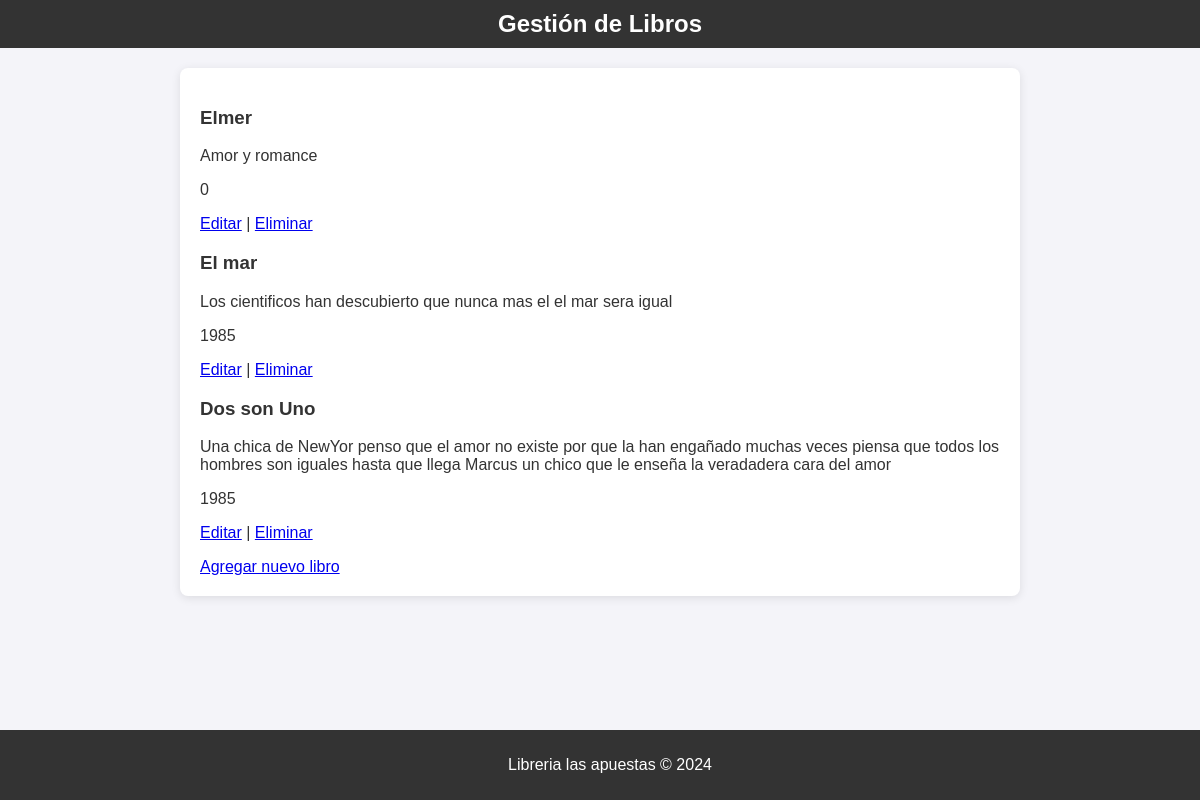
/up_crud_mvc/index.php, run on the app's committed database.
### tables this page shows
CREATE TABLE `book` (
  `ID_BOOK` bigint(20) NOT NULL,
  `TITLE` varchar(255) NOT NULL,
  `DESCRIPTION` varchar(255) DEFAULT NULL,
  `YEAR_PUBLICATION` year(4) DEFAULT NULL,
  `ID_AUTHOR` bigint(20) DEFAULT NULL,
  `ID_GENRE` bigint(20) DEFAULT NULL
);

### up_crud_mvc/models/BookModel.php (called while the page is built, shortened)
<?php
require_once 'config/database.php';
class BookModel {
    public static function getAllBooks() {
        global $pdo;
        $stmt = $pdo->query("SELECT * FROM book");
        return $stmt->fetchAll(PDO::FETCH_ASSOC);
    }
}

### up_crud_mvc/controller/BookController.php (called while the page is built, shortened)
<?php
require_once 'models/BookModel.php';
class BookController {
    public function index() {
        $books = BookModel::getAllBooks();
        include 'views/bookList.php';
    }
}

### up_crud_mvc/views/bookList.php (the view)
<?php foreach ($books as $book): ?>
    <div>
        <h3><?php echo $book['TITLE']; ?></h3>
        <p><?php echo $book['DESCRIPTION']; ?></p>
        <p><?php echo $book['YEAR_PUBLICATION']; ?></p>
        <p><a href="index.php?action=update&id=<?php echo $book['ID_BOOK']; ?>">Editar</a> |
        <a href="index.php?action=delete&id=<?php echo $book['ID_BOOK']; ?>">Eliminar</a></p>
    </div>
<?php endforeach; ?>
<a href="index.php?action=create">Agregar nuevo libro</a>

### up_crud_mvc/index.php (shortened to what this page needs)
<!DOCTYPE html>
<html lang="en">
<head>
    <link rel="stylesheet" href="Css/Estilo1.css">
</head>
<body>
    <header>
        <h1>Gestión de Libros</h1>
    </header>
    <div class="container">
        <?php
        require_once 'controller/BookController.php';
        $action = isset($_GET['action']) ? $_GET['action'] : 'index';
        $id = isset($_GET['id']) ? $_GET['id'] : null;
        $controller = new BookController();
        if ($action == 'create') {
            $controller->create();
        } elseif ($action == 'update' && $id) {
            $controller->update($id);
        } elseif ($action == 'delete' && $id) {
            $controller->delete($id);
        } else {
            $controller->index();
        }
        ?>
    </div>
    <footer>
        <p>Libreria las apuestas &copy; 2024</p>
    </footer>
</body>
</html>

### up_crud_mvc/Css/Estilo1.css (style rules this page uses)
body { font-family: Arial, sans-serif; background-color: #f4f4f9; margin: 0; padding: 0; color: #333; }
header { background-color: #333; color: #fff; padding: 10px 20px; text-align: center; }
header h1 { margin: 0; font-size: 24px; }
.container { max-width: 800px; margin: 20px auto; background: #fff; padding: 20px; box-shadow: 0 2px 10px rgba(0, 0, 0, 0.1); border-radius: 8px; }
footer { text-align: center; padding: 10px; background-color: #333; color: #fff; position: fixed; bottom: 0; width: 100%; }

### data on the page
book: TITLE "Elmer", DESCRIPTION "Amor y romance", YEAR_PUBLICATION "0"
book: TITLE "El mar", DESCRIPTION "Los cientificos han descubierto que nunca mas el el mar sera igual", YEAR_PUBLICATION "1985"
book: TITLE "Dos son Uno", DESCRIPTION "Una chica de NewYor penso que el amor no existe por que la han engañado muchas veces piensa que todos los hombres son iguales hasta que llega Marcus un chico que le enseña la veradadera cara del amor", YEAR_PUBLICATION "1985"
